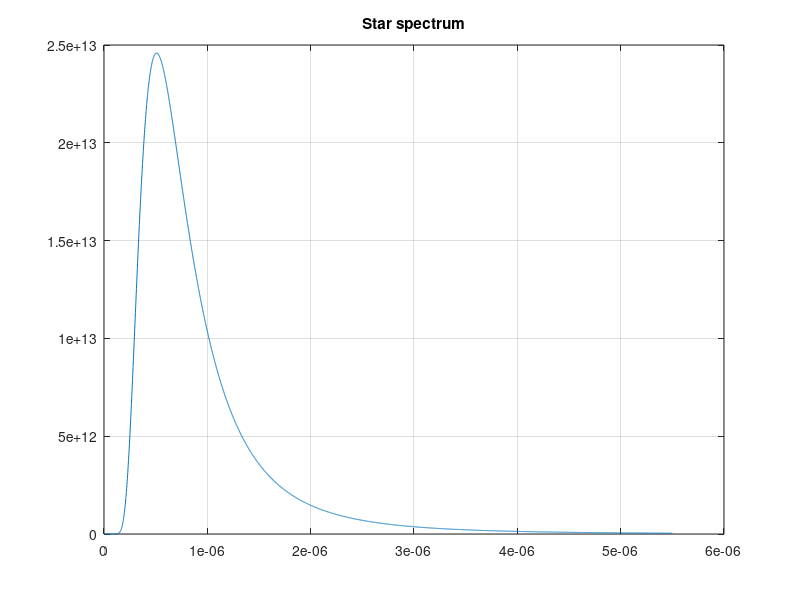

This chart was generated by the following MATLAB code:
% 2023-02-25 Oscar Lundin
% Planck function applied to star and Ganymede. Blackbody approximation
% models the reflected flux of each body.

clc;clear;

k = 1.380e-23; % Boltzmann constant Joule/Kelvin
h = 6.62607015e-34; % Planck constant Joule/Hertz
c = 299792458; % Speed of light in vacuum meters/second

% Planck's law for wavelength
B = @(w,T) ((2*h*c^2)/(w^5))/(exp(h*c/(w*k*T))-1);% w is wavelength, T is temperature in kelvin.

Tstar = 5700; % Assumed effective temperature of star GSPC P330-E (a G2V star).

% Wavelength range
wmin = 0;
wmax = 5.5e-6;

%% Iterate vectors

%spectGanymede = [];
spectStar = [];

for t = wmin:0.001e-6:wmax
    %spectGanymede = [spectGanymede; B(t,Tgan)];
    spectStar = [spectStar; B(t,Tstar)];
end

% figure(1)
% plot((wmin:0.001e-6:wmax)', spectGanymede) 
% title('Ganymede spectrum')
% grid on

figure(2)
plot((wmin:0.001e-6:wmax)', spectStar) 
title('Star spectrum')
grid on

%% Normalize for distance





